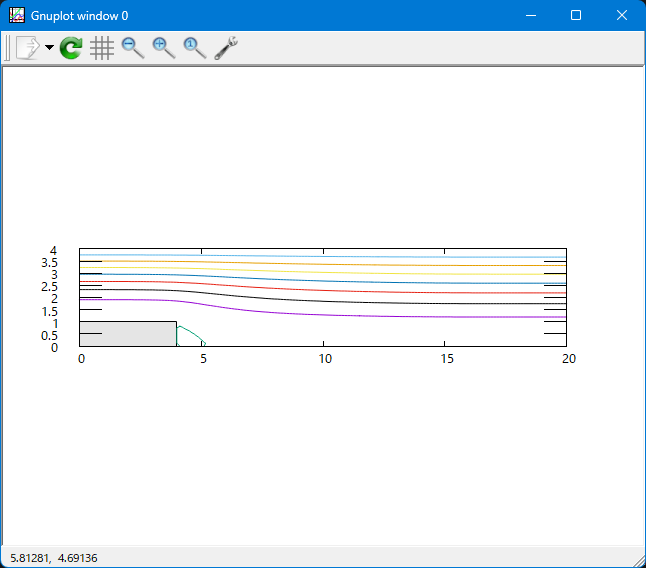

The gnuplot source for this figure:
set size ratio -1
set view map
set contour base
unset surface
set cntrparam levels incremental -1.0,0.5,4.0
set object 1 rect from 0,0 to 4,1 fc rgb 'gray' fs solid 0.4 border lc rgb 'black'
splot 'field.dat' using 1:2:3 with lines notitle
